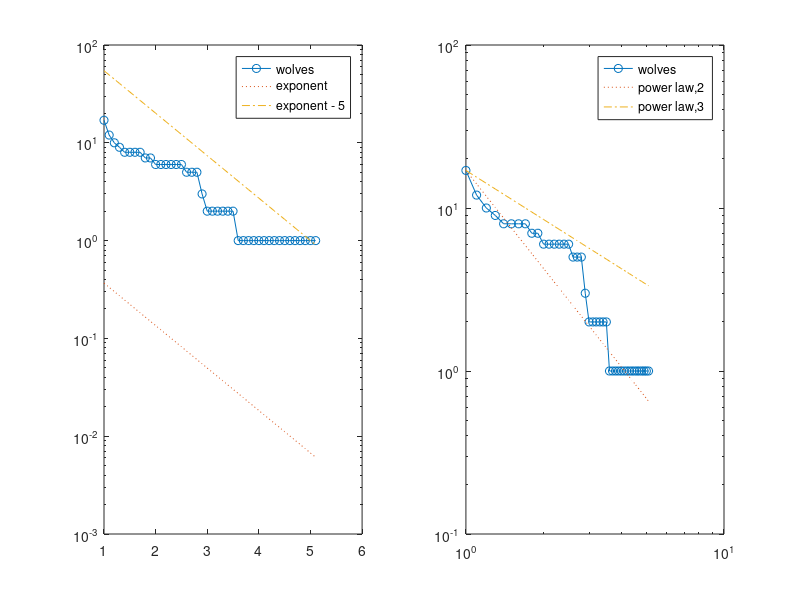

Source code (MATLAB): (Note: this script raises an error after producing the figure.)
%% VALIDATING THE KANGAROO DATASET (Prestige-based Attachment Model)
% Bijan Ranjbar-Sahraei
%
% <<kangaroo.jpg>>
%
% frequencies of observed physical proximities among a collection of 17 
% free-ranging grey kangaroos. 
% Observations were made in the Nadgee Nature Reserve in New South Wales. 
%
% Source: <http://moreno.ss.uci.edu/data.html#kangaroo>

%% Importing Data
clear all
load kangaroo_data.mat

%% Preprocessing 
% Preprocessing the data to make it lower triangular and normalized.
n = size(data,1);
data_tril = tril(data,-1);

%% 
% Whenever an agent doesn't have any decendent, we give it a self loop.
for i = 1 : n
    if sum(data_tril(i,:)) == 0
        data_tril(i,i) = 1;
    end
end
data_normalized = data_tril ./ (sum(data_tril,2) * ones(1,n)) ;


%% 
% Extracting the network hierarchy
H = data_normalized > 0;
W_tril = tril(data_normalized,-1);
W = W_tril + W_tril';
for i = 1 : n
    if sum(W_tril(i,:)) == 0
        W(i,i) = 1;
    end
end

%% Degree Distribution
% Here we compare the degree distribution with exponential and power law
% distributions.

ccdf_x = 1:.1:max(sum(W,2));  % the partitions of the x-axis
df_hist = hist(sum(W,2),ccdf_x);
ccdf_hist = cumsum(df_hist(end:-1:1));
ccdf_hist = ccdf_hist(end:-1:1);  % computing the cummulative degree distribution
subplot(121)
semilogy(ccdf_x, ccdf_hist,'-o')
hold on
semilogy(ccdf_x, exp(-ccdf_x),':')  % approximation of power law
semilogy(ccdf_x, exp(5-ccdf_x),'-.')  % approximation of power law
legend('wolves','exponent','exponent - 5')


subplot(122)
loglog(ccdf_x, ccdf_hist,'-o')
hold on
loglog(ccdf_x, n * ccdf_x.^(-2),':')  % approximation of power law
loglog(ccdf_x, n * ccdf_x.^(-1),'-.')  % approximation of power law
legend('wolves','power law,2','power law,3')



%% Strength Distribution Predictions
% Using the hierarchy network, we generate the PA model and compare the
% predicted strength distributions and real distribution.
Wg = genericModel(H,'PA');

ccdf_x_g = 1:.1:max(sum(Wg,2));  % the partitions of the x-axis
df_hist_g = hist(sum(Wg,2),ccdf_x_g);
ccdf_hist_g = cumsum(df_hist_g(end:-1:1));
ccdf_hist_g = ccdf_hist_g(end:-1:1);  % computing the cummulative degree distribution


figure
plot(ccdf_x,ccdf_hist,'o')
hold on
plot(ccdf_x_g,ccdf_hist_g,'*')
legend('Real-World Data','PA predictions')

%% Edge Comparison
% In the previous section we showed the predictions of strength
% distributions. In this section, we compare the single weights with each
% other.

edges = tril(W,-1);
edgesG = tril(Wg,-1);


figure
plot(edges(:),edgesG(:),'o'); lsline
xlabel('real edge weights')
ylabel('predicted edge weights')

